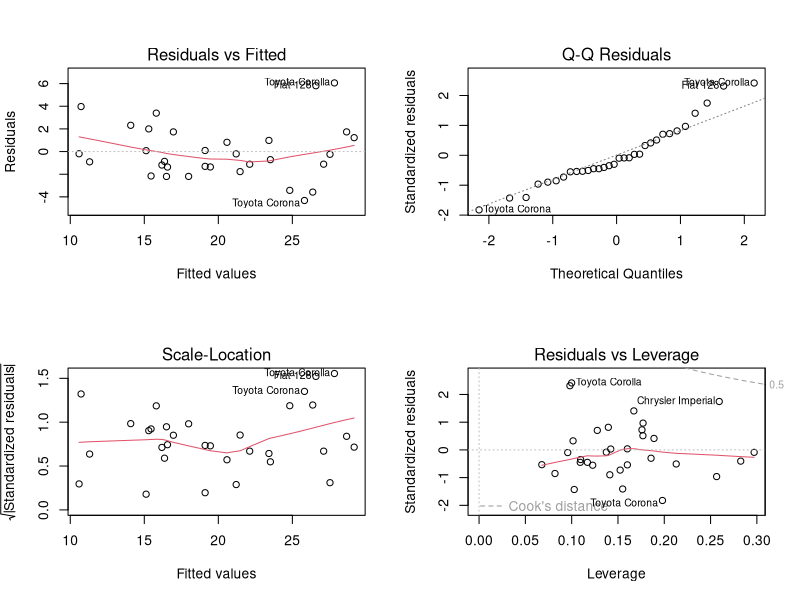
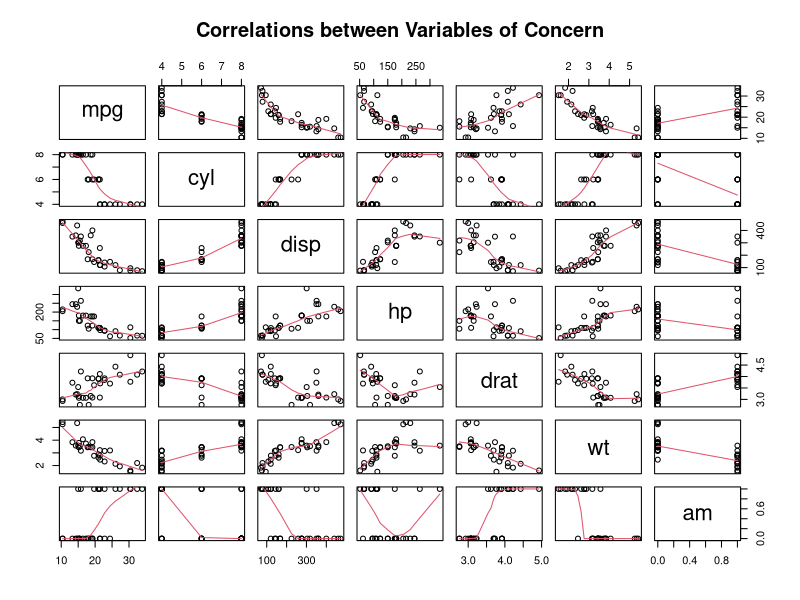

Write R code to recreate these figures, in order.
## ---- chunk 1
cor(mtcars)[1,]
## ---- chunk 2
simple_linear <- lm(mpg ~ am, data=mtcars)
summary(simple_linear)$coefficients
summary(simple_linear)$r.squared
## ---- chunk 3
multivariate_linear_1 <- lm(mpg ~ cyl + disp + hp + drat + wt + am, data=mtcars)
anova(multivariate_linear_1)
## ---- chunk 4
multivariate_linear_2 <- lm(mpg ~ cyl + disp + wt + am, data=mtcars)
summary(multivariate_linear_2)$coefficients
anova(multivariate_linear_2)
rsqr <- summary(multivariate_linear_2)$r.squared
## ---- chunk 5
par(mfrow = c(2,2))
plot(multivariate_linear_2)
## ---- chunk 6
analysis_variables <- mtcars[,c(1,2,3,4,5,6,9)]
pairs(analysis_variables, panel = panel.smooth, main="Correlations between Variables of Concern")
